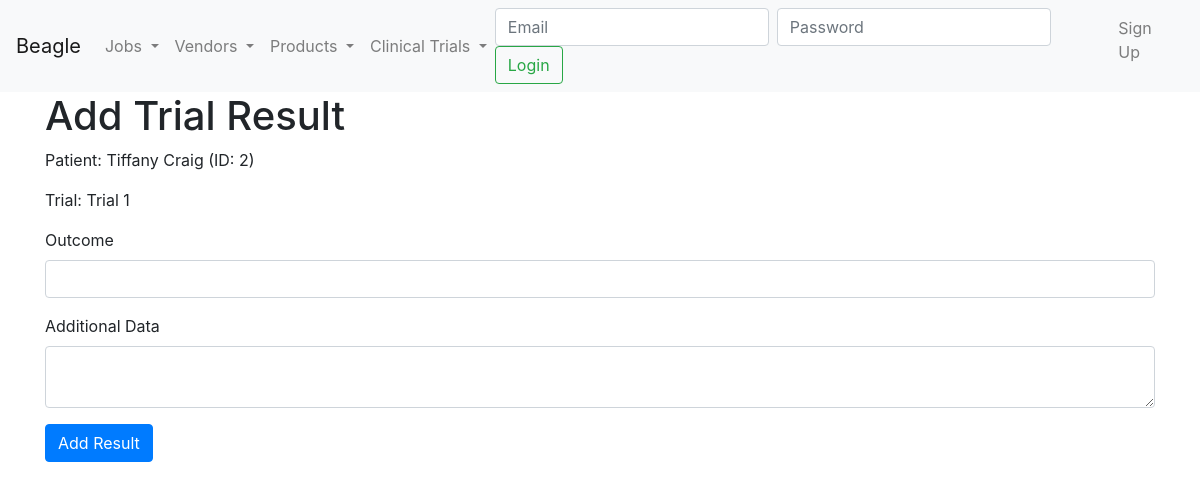
The app's page /enrollment/1/add_result with its own data.
### model.py (models this page shows)
class Patient(Base):
    __tablename__ = 'patients'
    PatientID = Column(Integer, primary_key=True)
    Name = Column(String, nullable=False)
    Age = Column(Integer)
    Gender = Column(Enum('Male', 'Female', 'Other', name='gender_enum'))
    MedicalHistory = Column(String)
    enrollments = relationship('TrialEnrollment', back_populates='patient')

class ClinicalTrial(Base):
    __tablename__ = 'clinical_trials'
    TrialID = Column(Integer, primary_key=True)
    TrialName = Column(String, nullable=False)
    Description = Column(String)
    StartDate = Column(Date, nullable=False)
    EndDate = Column(Date)
    TrialType = Column(Enum('formal', 'informal', name='trial_type_enum'), nullable=False)
    ProductID = Column(String, ForeignKey('products.ProductID'))
    product = relationship('Product', back_populates='clinical_trials')
    enrollments = relationship('TrialEnrollment', back_populates='trial')
    standards = relationship('ClinicalTrialStandard', back_populates='trial')

### clinical_trial.py (the view)
@app.route('/enrollment/<int:enrollment_id>/add_result', methods=['GET', 'POST'])
def add_trial_result_gui(enrollment_id):
    session = Session
    try:
        enrollment = session.query(TrialEnrollment).options(
            joinedload(TrialEnrollment.patient),
            joinedload(TrialEnrollment.trial)
        ).filter_by(EnrollmentID=enrollment_id).first()
        if not enrollment:
            abort(404, description="Enrollment not found")
        if request.method == 'POST':
            outcome = request.form['Outcome']
            additional_data = request.form['AdditionalData']
            if not outcome:
                flash('Outcome is required', 'danger')
                return redirect(url_for('add_trial_result_gui', enrollment_id=enrollment_id))
            result = TrialResult(
                EnrollmentID=enrollment_id,
                Outcome=outcome,
                DateOfResult=date.today(),
                AdditionalData=additional_data
            )
            session.add(result)
            session.commit()
            flash('Trial result recorded successfully!', 'success')
            return redirect(url_for('trial_detail_gui', trial_id=enrollment.TrialID))
        else:
            return render_template('clinical_trial/add_trial_result.html', enrollment=enrollment)
    except SQLAlchemyError as e:
        session.rollback()
        flash(f'Error: {str(e)}', 'danger')
        return redirect(url_for('trial_detail_gui', trial_id=enrollment.TrialID))

### app.py (called while the page is built)
@app.context_processor
def inject_get_job_status():
    return dict(get_job_status=get_job_status)

### templates/clinical_trial/add_trial_result.html
{% extends 'base.html' %}
{% block content %}
<h1>Add Trial Result</h1>
<p>Patient: {{ enrollment.patient.Name }} (ID: {{ enrollment.patient.PatientID }})</p>
<p>Trial: {{ enrollment.trial.TrialName }}</p>
<form method="post">
    <div class="form-group">
        <label for="Outcome">Outcome</label>
        <input type="text" class="form-control" id="Outcome" name="Outcome" required>
    </div>
    <div class="form-group">
        <label for="AdditionalData">Additional Data</label>
        <textarea class="form-control" id="AdditionalData" name="AdditionalData"></textarea>
    </div>
    <button type="submit" class="btn btn-primary">Add Result</button>
</form>
{% endblock %}

### records on screen
Patient: patient.Name "Tiffany Craig", patient.PatientID "2"
ClinicalTrial: trial.TrialName "Trial 1"
